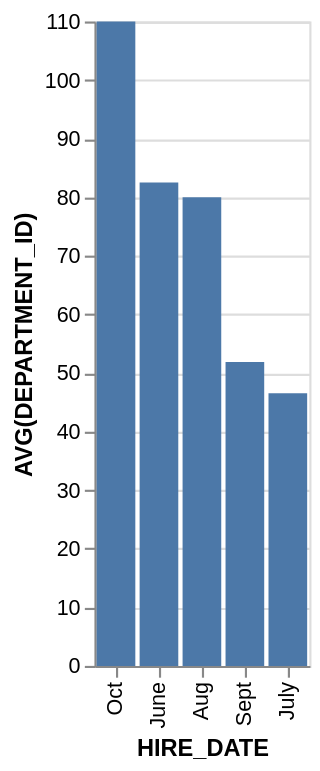

Describe this chart as a Vega-Lite specification.
### Vega-Lite specification from a JSON file in a GitHub repository (floating-point values rounded to 4 significant figures)
{"data": {"values": [{"x_data": "June", "y_data": 82.5}, {"x_data": "July", "y_data": 46.55}, {"x_data": "Aug", "y_data": 80}, {"x_data": "Sept", "y_data": 51.85}, {"x_data": "Oct", "y_data": 110}]}, "mark": "bar", "encoding": {"x": {"field": "x_data", "type": "nominal", "title": "HIRE_DATE", "sort": {"op": "sum", "field": "y_data", "order": "descending"}}, "y": {"field": "y_data", "type": "quantitative", "title": "AVG(DEPARTMENT_ID)"}}}
